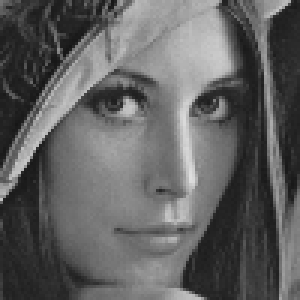
%> input picture stare/lena100.bmp, 100 x 100 px (shown 3 times larger); the run also reads 1 picture not shown here
$ octave lab2_1.m   (GNU Octave 9; MATLAB toolbox functions it lacks are replaced by stand-ins)
%> lines starting %> are read from the running program, lines starting %| are printed output that depends on the picture; in (x1, y1, x2, y2) boxes, pixels count from 0 and x2, y2 are one past the last pixel; in counts of white or black regions, pixels touching at a corner belong together; the program's own positions count from 1
close all;
clear all;
lena100=imread('lena100.bmp');
%> lena100 is the input picture: size 100x100 uint8; min 22, max 222, mean 96.4
lena_nearest=imresize(lena100,2,'nearest');
lena_bilin=imresize(lena100,2,'bilinear');
lena_bicub=imresize(lena100,2,'bicubic');
figure(1);
imshow(lena_nearest);
title('nearest');
figure(2);
imshow(lena_bilin);
title('bilinear');
figure(3);
imshow(lena_bicub);
title('bicubic');

szach=imread('szachownica.bmp');
szach_nearest=imresize(szach,10,'nearest');
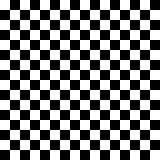
%> szach_nearest: size 160x160 uint8; 50% white; 1 white region, box (x1, y1, x2, y2) and area: (0, 0, 160, 160) 12800
szach_bilin=imresize(szach,10,'bilinear');
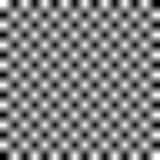
%> szach_bilin: size 160x160 uint8; min 0, max 255, mean 127.5
szach_bicub=imresize(szach,10,'bicubic');
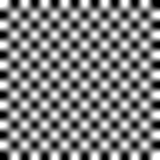
%> szach_bicub: size 160x160 uint8; min 0, max 255, mean 127.5; mean of the top-left, top-right, bottom-left and bottom-right quarters 127.5, 127.5, 127.5, 127.5
figure(4);
imshow(szach_nearest);
title('nearest');
figure(5);
imshow(szach_bilin);
title('bilinear');
figure(6);
imshow(szach_bicub);
title('bicubic');

szach_nearest2=imresize(szach,[100 100],'nearest');
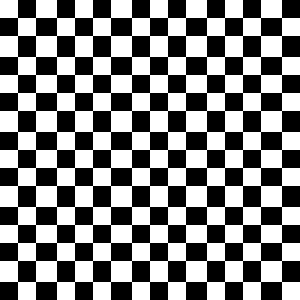
%> szach_nearest2: size 100x100 uint8 (shown 3 times larger); 50.1% white; 1 black region, box (x1, y1, x2, y2) and area: (0, 0, 100, 100) 4992
szach_bilin2=imresize(szach,[100 100],'bilinear');
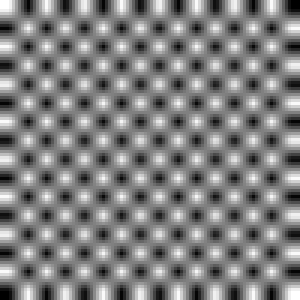
%> szach_bilin2: size 100x100 uint8 (shown 3 times larger); min 0, max 255, mean 127.5
szach_bicub2=imresize(szach,[100 100],'bicubic');
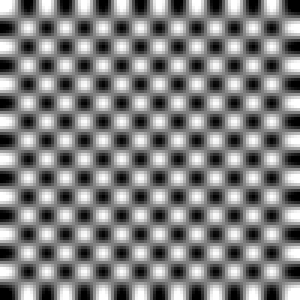
%> szach_bicub2: size 100x100 uint8 (shown 3 times larger); min 0, max 255, mean 127.5; mean of the top-left, top-right, bottom-left and bottom-right quarters 127.5, 127.6, 127.6, 127.5
figure(7);
imshow(szach_nearest2);
title('nearest');
figure(8);
imshow(szach_bilin2);
title('bilinear');
figure(9);
imshow(szach_bicub2);
title('bicubic');
